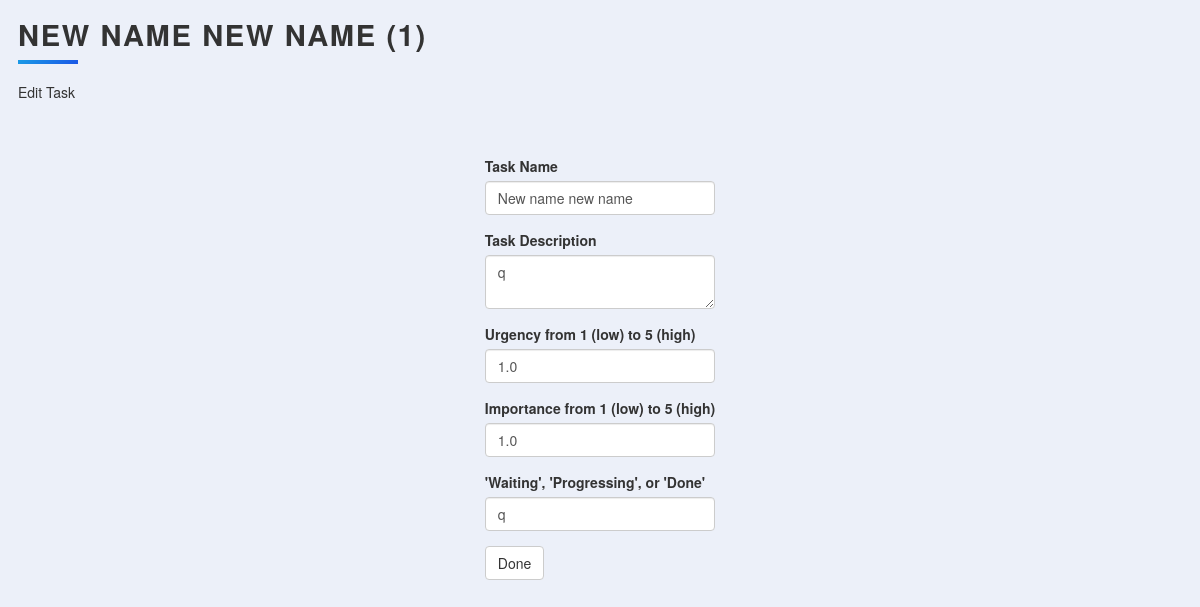
The page /edit?id=1 on the database as committed earlier.
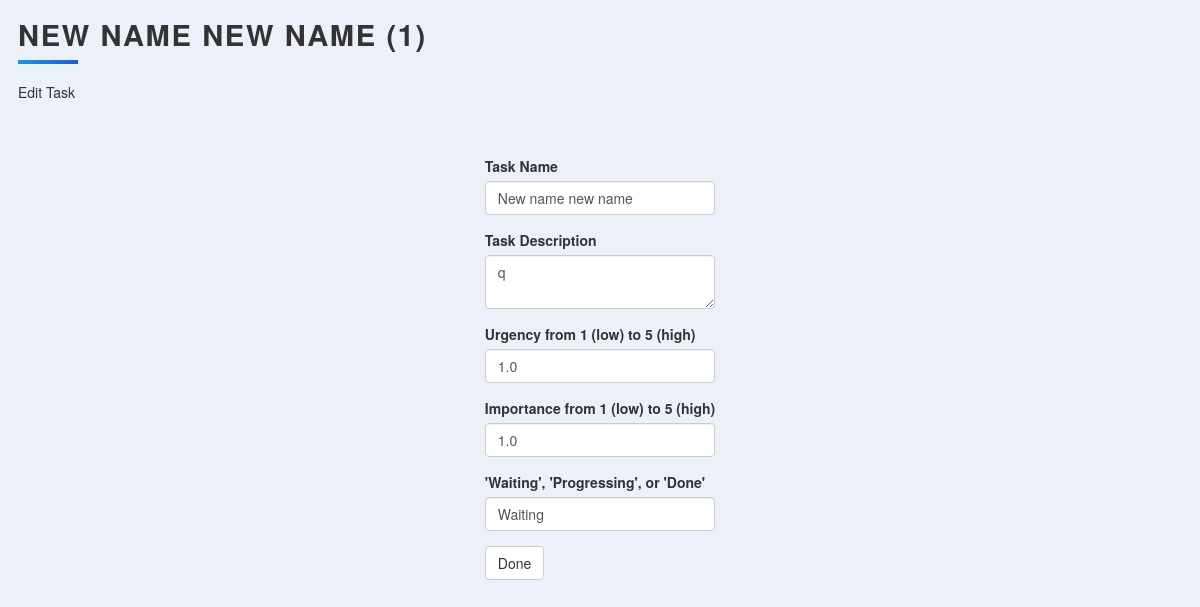
The same page on the database as committed later.
### main.py (models this page shows, shortened)
class Task(db.Model):
    id = db.Column(db.Integer, primary_key=True)
    title = db.Column(db.String(250), nullable=False)
    description = db.Column(db.String(500), nullable=True)
    urgency = db.Column(db.Float, nullable=True)
    importance = db.Column(db.Float, nullable=True)
    status = db.Column(db.String(250), nullable=True)

### main.py (the view, shortened to what this page needs)
@app.route("/edit", methods=["GET", "POST"])
def edit_task():
    task_id = request.args.get("id")
    task = Task.query.get(task_id)
    edit_form = TaskForm(
        title=task.title,
        description=task.description,
        urgency=task.urgency,
        importance=task.importance,
        status=task.status
    )
    return render_template("edit.html", task=task, form=edit_form)

### main.py
class TaskForm(FlaskForm):
    title = StringField("Task Name")
    description = TextAreaField("Task Description")
    urgency = StringField("Urgency from 1 (low) to 5 (high)")
    importance = StringField("Importance from 1 (low) to 5 (high)")
    status = StringField("'Waiting', 'Progressing', or 'Done'")
    submit = SubmitField("Done")

### templates/edit.html (shortened to what this page needs)
{% extends 'bootstrap/base.html' %}
{% import "bootstrap/wtf.html" as wtf %}
{% block styles %}
  {{ super() }}
  <link rel="stylesheet" href="{{ url_for('static', filename='css/styles.css') }}">
{% endblock %}
{% block content %}
<div class="content">
  <h1 class="heading">{{ task.title }} ({{ task.id }})</h1>
    <p class="description">Edit Task</p>
      {{ wtf.quick_form(form, novalidate=True) }}
  </div>
{% endblock %}

### static/css/styles.css (style rules this page uses)
*, *:before, *:after { box-sizing: border-box; }
html { font-size: 18px; line-height: 1.5; font-weight: 300; color: #333; font-family: "Nunito Sans", sans-serif; }
body { margin: 0; padding: 0; height: 100vh; background-color: #ecf0f9; background-attachment: fixed; }
.content { display: flex; margin: 0 auto; justify-content: center; align-items: center; flex-wrap: wrap; max-width: 1500px; }
.heading { width: 100%; margin-left: 1rem; font-weight: 900; font-size: 1.618rem; text-transform: uppercase; letter-spacing: 0.1ch; line-height: 1; padding-bottom: 0.5em; margin-bottom: 1rem; position: relative; }
.heading:after { display: block; content: ''; position: absolute; width: 60px; height: 4px; background: linear-gradient(135deg, #1a9be6, #1a57e6); bottom: 0; }
.description { width: 100%; margin-top: 0; margin-left: 1rem; margin-bottom: 3rem; }

Rows that differ between the two databases and show on the page:
changed Task "NEW NAME NEW NAME": status "q" → "Waiting"
